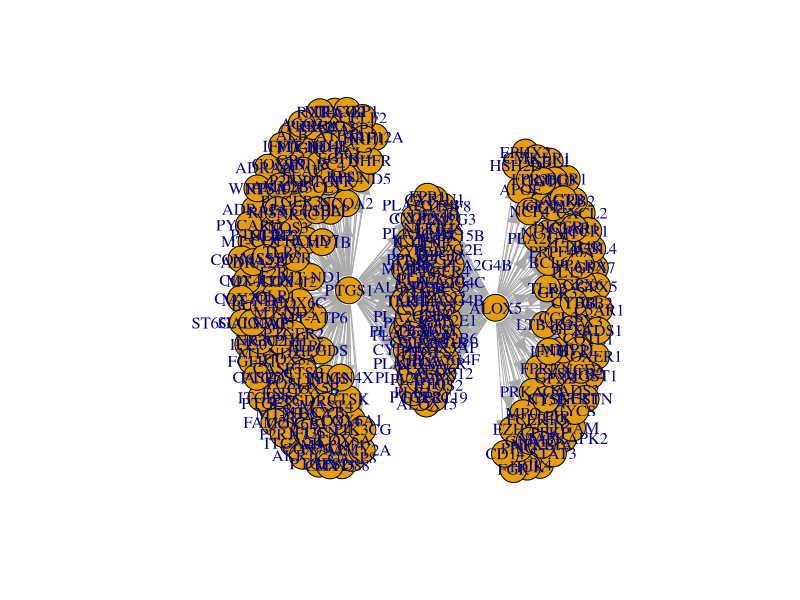
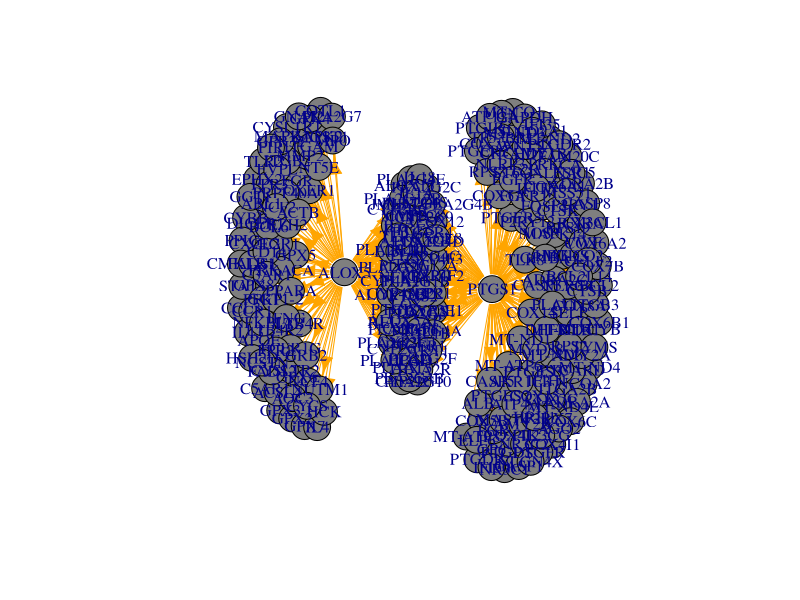
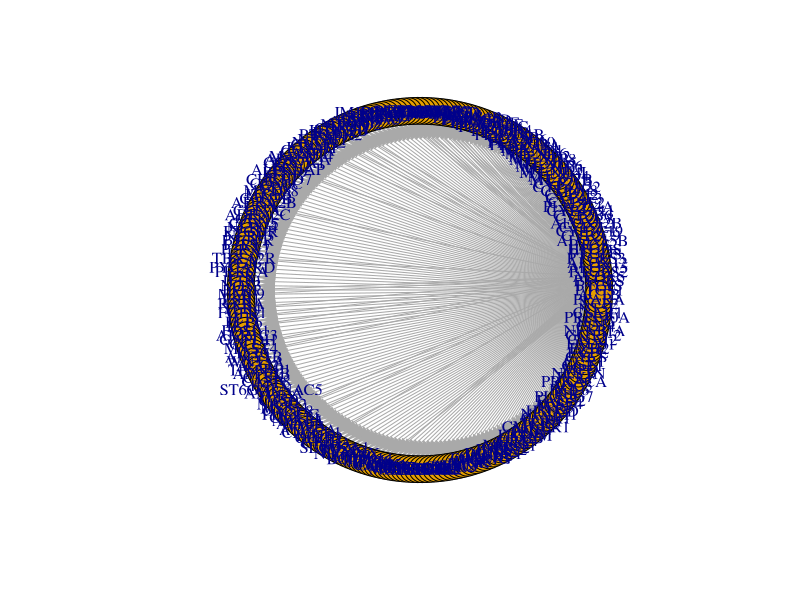
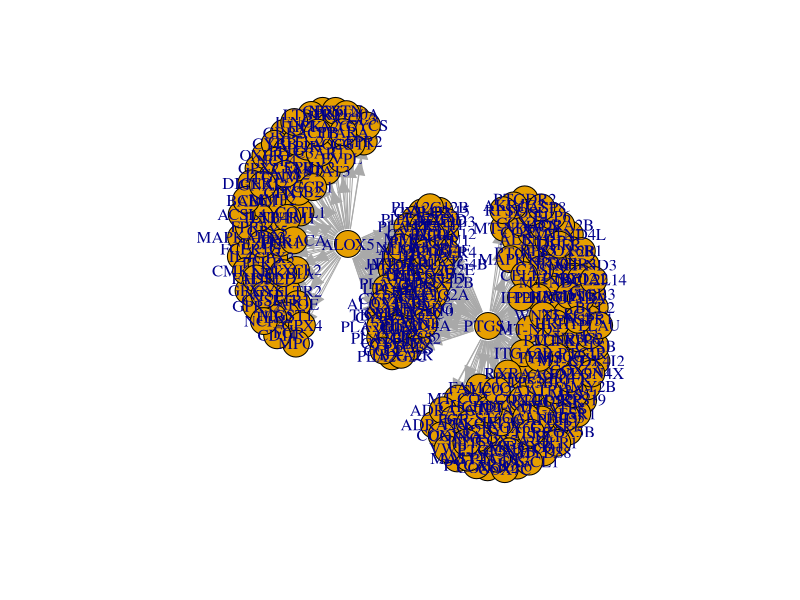
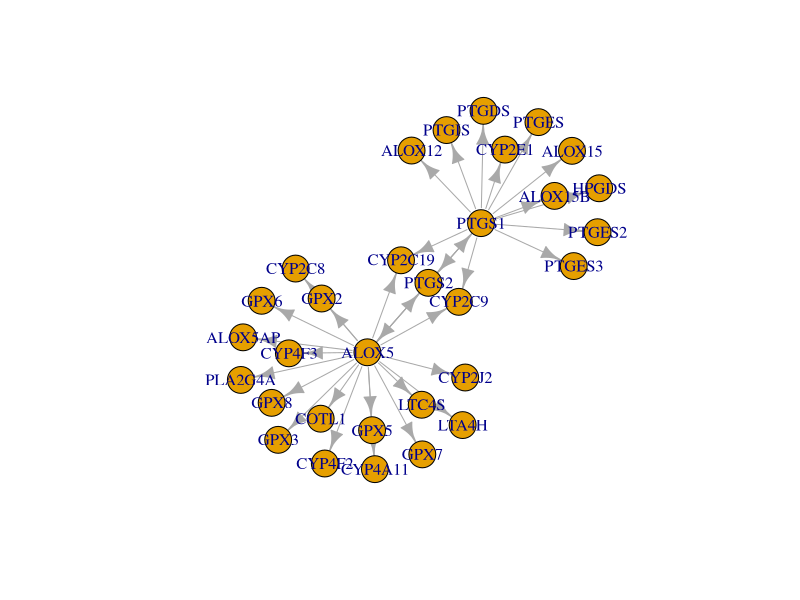
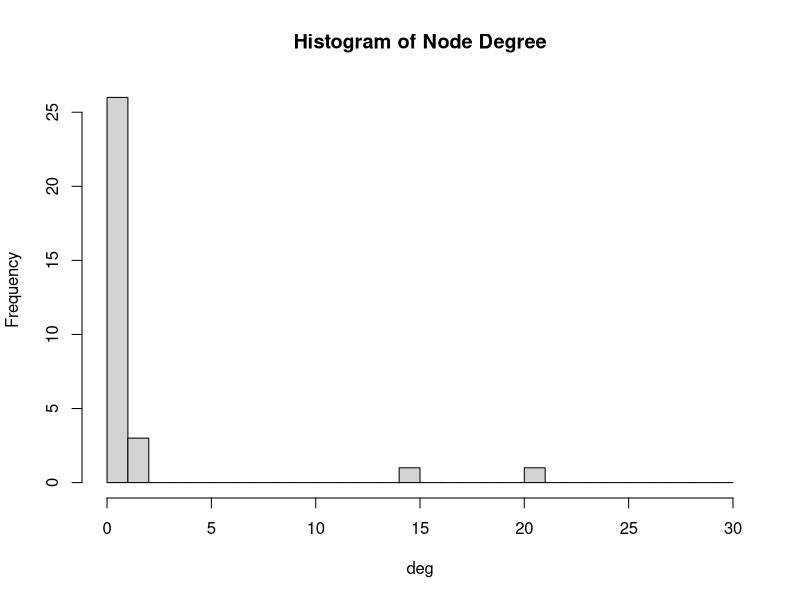

R code for these plots, in order:
## ---- chunk 1
string_data <- read.csv("string_ints.txt", sep = "\t")
head(string_data)
## ---- chunk 2
dim(string_data)
## ---- chunk 3
gene_pairs <- string_data[, 3:4]
## ---- chunk 4
gene_pairs_matrix <- as.matrix(gene_pairs)
head(gene_pairs_matrix)
## ---- chunk 5
library(igraph)
network <- graph_from_edgelist(gene_pairs_matrix)
## ---- chunk 6
plot(network)
## ---- chunk 7
plot(network, edge.color = "orange", vertex.color = "gray50")
layout <- layout_in_circle(network)
plot(network, layout = layout)

layout <- layout_with_fr(network)
plot(network, layout = layout)
## ---- chunk 8
string_subset <- subset(string_data, score > 0.92)
gene_pairs_subset <- string_subset[, 3:4]
gene_pairs_subset_matrix <- as.matrix(gene_pairs_subset)
network <- graph_from_edgelist(gene_pairs_subset_matrix)
plot(network)
## ---- chunk 9
deg <- degree(network, mode = "all")
hist(deg, breaks = 1:vcount(network) - 1, main = "Histogram of Node Degree")
